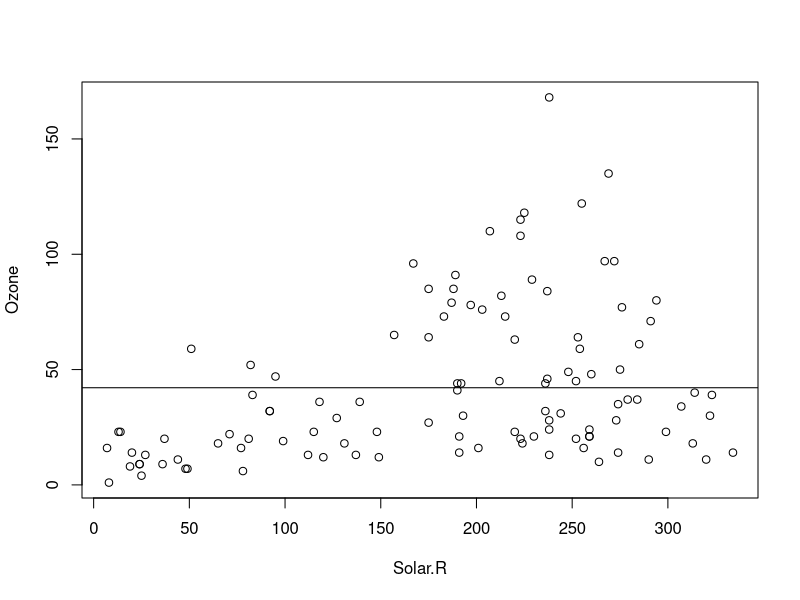
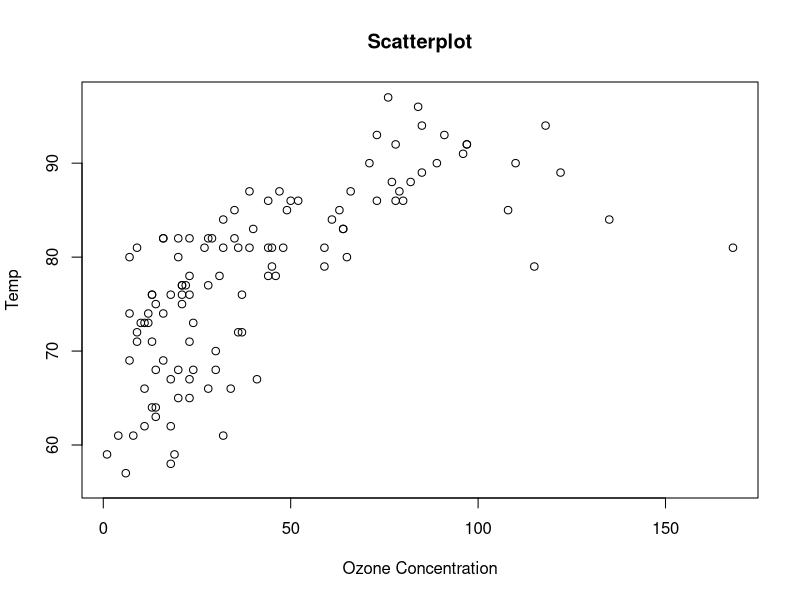
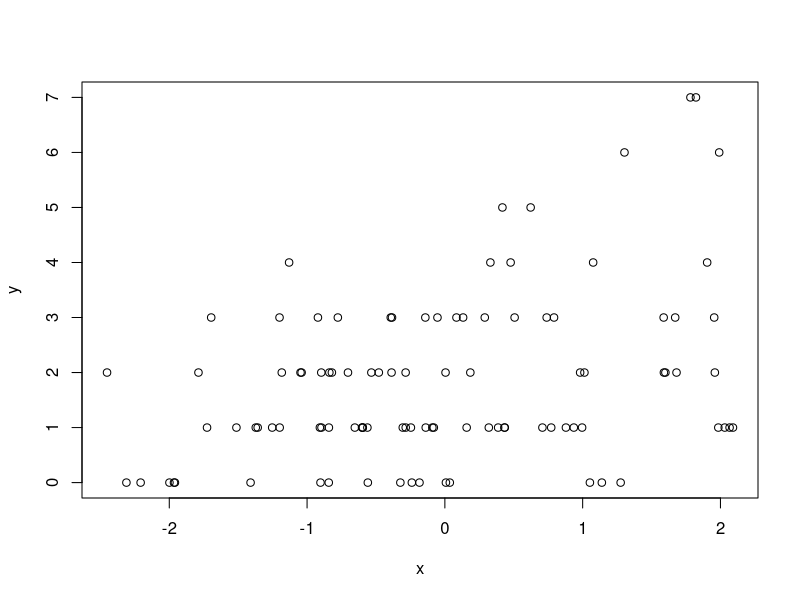

Here is the R script that generated these plots, in order:
data(airquality)
attach(airquality)
names(airquality)
#[1] "Ozone"   "Solar.R" "Wind"    "Temp"    "Month"   "Day"   
plot(Ozone~Solar.R,data=airquality)
#Calculate mean Ozone concentration
mean.ozone=mean(Ozone,na.rm=T)
abline(h=mean.ozone)
#use lm to fit a regression line through these data:
model_1=lm(Ozone~Solar.R,data=airquality)
model_1
seq_1 = 1:100
check = NULL
for(i in seq(along=seq_1))
{
        if(Temp[i] >=65)
        { 
                check <- c(check, seq_1[i]) 
        }
        
        
}
set.seed(100)
GetMeanandSE = function(x)
{
        m = mean(x)
        l = length(x)
        SE = sd(x)/sqrt(l)
        return(c(m,SE))
}

d = Temp
GetMeanandSE(d)

set.seed(100)
f2 <- function(x, y) {
        z1 <- x + y
        z2 <- x + 2*y
        list(z1, z2)
        
}
v1 = matrix(c(1,2,3,4,5,6),ncol=2)
v2 = matrix(c(1,2,3,4,5,6),ncol=2)
f2(v1,v2)[[1]]
names1 <- c("Dave", "John", "Ann", "Roger", "Bill", "Kathy")
f.name <- function(x){
        for (i in x){
                if(i == "Roger")
                        break
                print(i)
        }
}
f.name(names1)
set.seed(100)
calc_difference_temperature <- function(x){
        seq_1 = 1:length(x)
        vec <- vector()
        for(i in seq(along=seq_1))
        {
                vec <- c(vec,x[i+1] - x[i])
                
        }
        return(vec)
}
arg = Temp
calc_difference_temperature(arg)

# Function to calculate Pearson's correlation among all the parameters of a data
calc_correlation <- function(){
        correlation = cor(airquality,use="pairwise.complete.obs",method="pearson")
        return(correlation)
}
calc_correlation()

# Function to generate the scatterplot
generate_scatterplot <-function(){
        scatterplot = plot(airquality$Ozone,airquality$Temp,main="Scatterplot",xlab="Ozone Concentration",
                           ylab = "Temp")
        return(scatterplot)
}
generate_scatterplot()

# Function to calculate mean across of every column

calc_mean <- function(y){
        no_columns = ncol(y)
        means = vector()
        for(i in 1:no_columns){
                means[i] = mean(y[, i],na.rm = TRUE)
        }
        return(means)
}
calc_mean(airquality)
x=list(a=matrix(5:8,2,2),b=matrix(1:6,3,2))
lapply(x,function(extract) extract[,1])

mat= matrix(1:6,2,3)
print(mat)
apply(mat,2,sum)
list_test = list(rep(1,4),rep(2,3))
list_test
mapply(rep,1:2,4:3)

s= split(airquality,airquality$Month)
lapply(s,function(x) colMeans(x[,c("Ozone","Solar.R")],na.rm = TRUE))
set.seed(2)
x = rnorm(100)
log.mu <- 0.5 + 0.3 * x
y <- rpois(100,exp(log.mu))
summary(y)
plot(x,y)
calc_mean(airquality)




